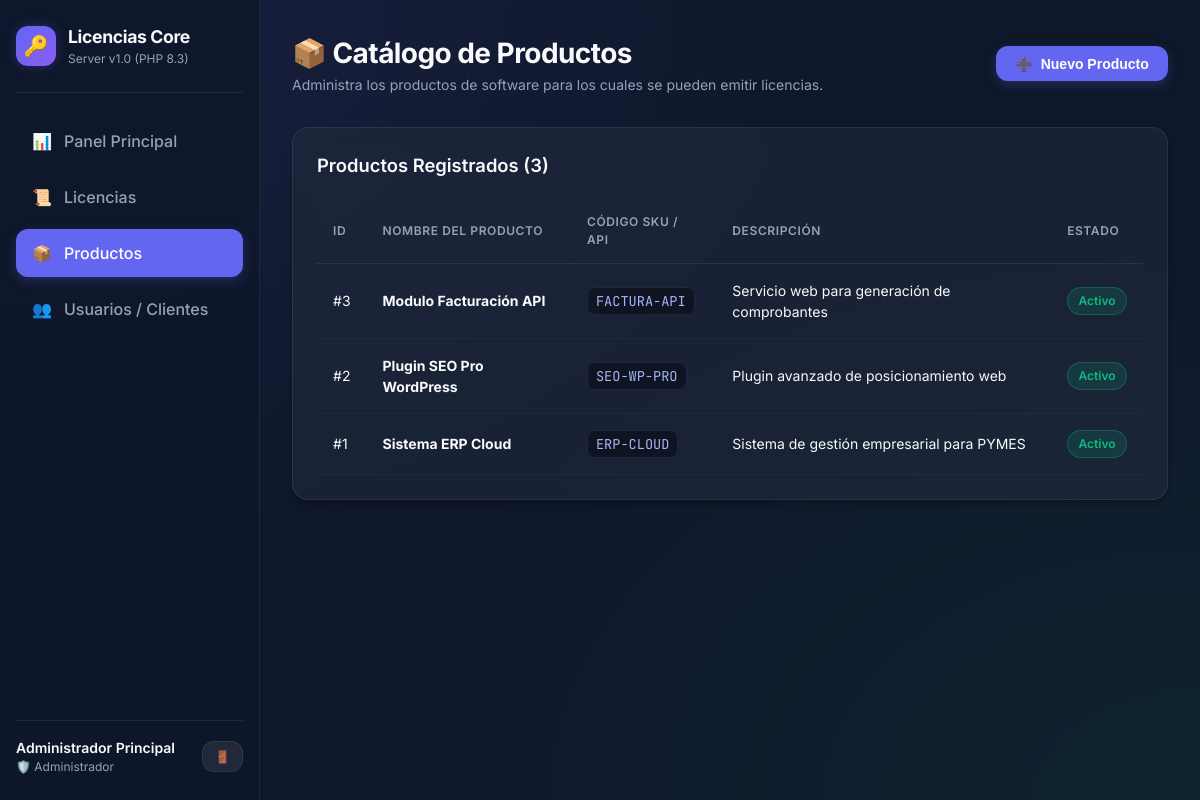
The page /products.php (signed in) on the database its author committed.
### tables this page shows
CREATE TABLE IF NOT EXISTS `products` (
  `id` INT AUTO_INCREMENT PRIMARY KEY,
  `name` VARCHAR(150) NOT NULL,
  `code` VARCHAR(50) NOT NULL UNIQUE,
  `description` TEXT NULL,
  `status` ENUM('active', 'inactive') NOT NULL DEFAULT 'active',
  `created_at` DATETIME DEFAULT CURRENT_TIMESTAMP
);

### config/database.php (called while the page is built, shortened)
<?php
return [
    'host' => '127.0.0.1',
    'port' => '3306',
    'dbname' => 'licencias_db',
    'charset' => 'utf8mb4',
    'username' => 'root',
    'password' => '',
    'options' => [
        PDO::ATTR_ERRMODE => PDO::ERRMODE_EXCEPTION,
        PDO::ATTR_DEFAULT_FETCH_MODE => PDO::FETCH_ASSOC,
        PDO::ATTR_EMULATE_PREPARES => false,
    ],
];

### src/Database.php (called while the page is built, shortened)
<?php
class Database {
    private static ?PDO $instance = null;
    public static function getConnection(): PDO {
        if (self::$instance === null) {
            $config = require __DIR__ . '/../config/database.php';
            $dsnWithoutDb = "mysql:host={$config['host']};port={$config['port']};charset={$config['charset']}";
            try {
                $pdo = new PDO($dsnWithoutDb, $config['username'], $config['password'], $config['options']);
                $pdo->exec("CREATE DATABASE IF NOT EXISTS `{$config['dbname']}` DEFAULT CHARACTER SET utf8mb4 COLLATE utf8mb4_unicode_ci;");
                $pdo->exec("USE `{$config['dbname']}`;");
                $tablesQuery = $pdo->query("SHOW TABLES LIKE 'users'");
                self::$instance = $pdo;
            } catch (PDOException $e) {
                die("Error de conexión a la Base de Datos: " . $e->getMessage() .
                    "<br><br>Por favor verifica que MySQL esté iniciado en XAMPP y los datos en config/database.php sean correctos.");
            }
        }
        return self::$instance;
    }
}

### src/LicenseManager.php (called while the page is built, shortened)
<?php
require_once __DIR__ . '/Database.php';
class LicenseManager {
    private PDO $db;
    public function __construct() {
        $this->db = Database::getConnection();
    }
    public function getAllProducts(): array {
        $stmt = $this->db->query("SELECT * FROM products ORDER BY name ASC");
        return $stmt->fetchAll();
    }
}

### config/app.php (called while the page is built, shortened)
<?php
function sanitize(string $data): string {
    return htmlspecialchars(trim($data), ENT_QUOTES, 'UTF-8');
}

### products.php (the view, shortened to what this page needs)
<?php
require_once __DIR__ . '/includes/header.php';
require_once __DIR__ . '/includes/sidebar.php';
require_once __DIR__ . '/src/LicenseManager.php';
$manager = new LicenseManager();
$products = $manager->getAllProducts();
?>
<main class="main-content">
    <div class="header-bar">
        <div>
            <h1 class="page-title">📦 Catálogo de Productos</h1>
            <p class="page-desc">Administra los productos de software para los cuales se pueden emitir licencias.</p>
        </div>
        <button class="btn btn-primary" data-modal-target="modal-new-product">
            <span>➕</span> Nuevo Producto
        </button>
    </div>
    <div class="card">
        <div class="card-header">
            <h2 class="card-title">Productos Registrados (<?php echo count($products); ?>)</h2>
        </div>
        <div class="table-container">
            <table class="table">
                <thead>
                    <tr>
                        <th>ID</th>
                        <th>Nombre del Producto</th>
                        <th>Código SKU / API</th>
                        <th>Descripción</th>
                        <th>Estado</th>
                    </tr>
                </thead>
                <tbody>
                    <?php foreach ($products as $p): ?>
                        <tr>
                            <td>#<?php echo $p['id']; ?></td>
                            <td><strong><?php echo sanitize($p['name']); ?></strong></td>
                            <td><code class="license-key-code"><?php echo sanitize($p['code']); ?></code></td>
                            <td><?php echo sanitize($p['description'] ?? 'Sin descripción'); ?></td>
                            <td>
                                <span class="badge badge-active">Activo</span>
                            </td>
                        </tr>
                    <?php endforeach; ?>
                </tbody>
            </table>
        </div>
    </div>
</main>
<?php require_once __DIR__ . '/includes/footer.php'; ?>

### assets/css/style.css (style rules this page uses)
:root { --bg-dark: #0f172a; --bg-card: rgba(30, 41, 59, 0.7); --bg-card-border: rgba(255, 255, 255, 0.08); --bg-hover: rgba(255, 255, 255, 0.05); --accent-primary: #6366f1; --accent-primary-hover: #4f46e5; --accent-glow: rgba(99, 102, 241, 0.25); --accent-success: #10b981; --accent-success-bg: rgba(16, 185, 129, 0.15); --accent-warning: #f59e0b; --accent-warning-bg: rgba(245, 158, 11, 0.15); --accent-danger: #ef4444; --accent-danger-bg: rgba(239, 68, 68, 0.15); --text-main: #f8fafc; --text-muted: #94a3b8; --text-dim: #64748b; --radius-sm: 8px; --radius-md: 12px; --radius-lg: 16px; --radius-full: 9999px; --shadow-sm: 0 4px 6px -1px rgba(0, 0, 0, 0.3); --shadow-lg: 0 10px 25px -5px rgba(0, 0, 0, 0.5), 0 0 15px var(--accent-glow); --backdrop-blur: blur(12px); --transition: all 0.25s cubic-bezier(0.4, 0, 0.2, 1); }
* { box-sizing: border-box; margin: 0; padding: 0; }
body { font-family: 'Inter', system-ui, -apple-system, sans-serif; background-color: var(--bg-dark); background-image: radial-gradient(at 0% 0%, rgba(99, 102, 241, 0.12) 0px, transparent 50%), radial-gradient(at 100% 100%, rgba(16, 185, 129, 0.08) 0px, transparent 50%); color: var(--text-main); min-height: 100vh; display: flex; flex-direction: column; line-height: 1.5; }
.main-content { flex: 1; padding: 2rem; overflow-y: auto; }
.header-bar { display: flex; justify-content: space-between; align-items: center; margin-bottom: 2rem; }
.page-title { font-size: 1.75rem; font-weight: 700; letter-spacing: -0.02em; }
.page-desc { font-size: 0.875rem; color: var(--text-muted); }
.card { background: var(--bg-card); border: 1px solid var(--bg-card-border); border-radius: var(--radius-lg); padding: 1.5rem; backdrop-filter: var(--backdrop-blur); margin-bottom: 2rem; box-shadow: var(--shadow-sm); }
.card-header { display: flex; justify-content: space-between; align-items: center; margin-bottom: 1.25rem; }
.card-title { font-size: 1.15rem; font-weight: 600; }
.table-container { width: 100%; overflow-x: auto; }
.table { width: 100%; border-collapse: collapse; text-align: left; }
.table th { padding: 0.85rem 1rem; font-size: 0.75rem; font-weight: 600; text-transform: uppercase; letter-spacing: 0.05em; color: var(--text-muted); border-bottom: 1px solid var(--bg-card-border); }
.table td { padding: 1rem; border-bottom: 1px solid rgba(255, 255, 255, 0.03); font-size: 0.875rem; vertical-align: middle; }
.badge { display: inline-flex; align-items: center; gap: 0.35rem; padding: 0.25rem 0.65rem; border-radius: var(--radius-full); font-size: 0.75rem; font-weight: 600; text-transform: capitalize; }
.badge-active { background: var(--accent-success-bg); color: var(--accent-success); border: 1px solid rgba(16, 185, 129, 0.3); }
.btn { display: inline-flex; align-items: center; justify-content: center; gap: 0.5rem; padding: 0.6rem 1.2rem; border-radius: var(--radius-md); font-size: 0.875rem; font-weight: 600; cursor: pointer; border: none; transition: var(--transition); text-decoration: none; }
.btn-primary { background: var(--accent-primary); color: white; box-shadow: 0 4px 12px var(--accent-glow); }
.license-key-code { font-family: 'JetBrains Mono', monospace; background: rgba(0, 0, 0, 0.4); padding: 0.25rem 0.5rem; border-radius: var(--radius-sm); color: #a5b4fc; border: 1px solid rgba(99, 102, 241, 0.2); font-size: 0.85rem; }

### rows shown on the page
products: id "3", name "Modulo Facturación API", code "FACTURA-API", description "Servicio web para generación de comprobantes"
products: id "2", name "Plugin SEO Pro WordPress", code "SEO-WP-PRO", description "Plugin avanzado de posicionamiento web"
products: id "1", name "Sistema ERP Cloud", code "ERP-CLOUD", description "Sistema de gestión empresarial para PYMES"

### other values the page prints
$currentUser['name'] "Administrador Principal"
count($products) "3"
